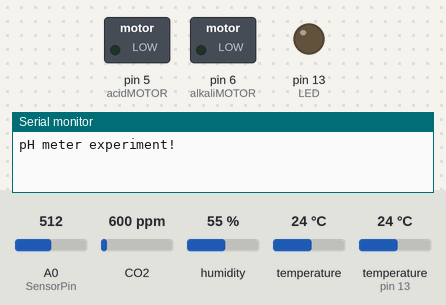
Bench run of a sketch on a simulated Arduino Uno, built with avr-gcc and run on an emulated ATmega328P. Shown: switched loads named in the sketch (green lamp = pin HIGH), output pins drawn as LEDs (lit = HIGH), the last lines printed to the serial monitor. Inputs (shaded band) come from the test bench; at power-on: A0 (SensorPin) = 512, CO2 600 ppm, humidity 55 %, temperature 24 °C, temperature (sensor on pin 13) 24 °C.

Above: at 1.1 s.
At 3.5 s:
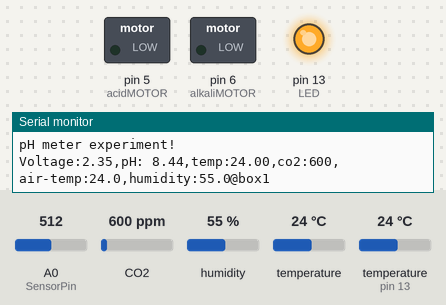
Timing chart, 0 to 6.2 s (numbered marks = the images above):
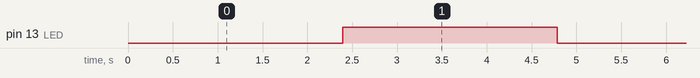

Measured:
- by itself, pin 13 (LED): alternates HIGH for 2.4 s and LOW for 2.4 s

The sketch:

pHRegulation_airLog.ino
```cpp
/*
 # This sample code is used to test the pH meter V1.0.
 # Editor : YouYou
 # Ver    : 1.0
 # Product: analog pH meter
 # SKU    : SEN0161
*/

#include <math.h>
#include <Wire.h>

#define pass (void)0
#define SensorPin A0 // pH meter Analog output to Arduino Analog Input 0
#define Offset 0.23  // deviation compensate
#define LED 13
#define box "box1"
#define samplingInterval 20
#define printInterval 2000  // sampling every 2seconds
#define ArrayLenth 100 // times of collection

// define control status
#define acidMOTOR 5           // HCl motor output to Arduino Digital Output 6
#define alkaliMOTOR 6         // NaOH motor output to Arduino Digital Output 7
#define controlInterval 1800000 //  control every 30minutes = 1,800,000 ms
#define SV 6.0                // SetValue
#define SR 0.2                // SetRange
#define PR 2                // Proportinal Range

#include "SparkFun_SCD30_Arduino_Library.h" //Click here to get the library: http://librarymanager/All#SparkFun_SCD30
SCD30 airSensor;

#include <OneWire.h>
#include <DallasTemperature.h>
#define ONE_WIRE_BUS 13 // データ(黄)で使用するポート番号
#define SENSER_BIT    11      // 精度の設定bit
OneWire oneWire(ONE_WIRE_BUS);
DallasTemperature sensors(&oneWire);

int pHArray[ArrayLenth]; // Store the average value of the sensor feedback
int pHArrayIndex = 0;
void setup(void)
{
    pinMode(LED, OUTPUT);
    pinMode(acidMOTOR, OUTPUT);
    pinMode(alkaliMOTOR, OUTPUT);
    Wire.begin();
    Serial.begin(115200);
    Serial.println("pH meter experiment!"); // Test the serial monitor
    sensors.setResolution(SENSER_BIT);  // set the resolution of DS18B20

    if (airSensor.begin() == false)
    {
        Serial.println("Air sensor not detected. Please check wiring. Freezing...");
        while (1)
            ;
    }
}
void loop(void)
{
    static unsigned long samplingTime = millis();
    static unsigned long printTime = millis();
    static unsigned long controlTime = millis();
    static unsigned rotationTime = millis();
    static float power = 0;
    static float pHValue, voltage;
    if (millis() - samplingTime > samplingInterval)
    {
        pHArray[pHArrayIndex++] = analogRead(SensorPin);
        if (pHArrayIndex == ArrayLenth)
            pHArrayIndex = 0;
        voltage = avergearray(pHArray, ArrayLenth) * 5.0 / 1024;
        pHValue = 3.5 * voltage + Offset;
        samplingTime = millis();
    }
    if (millis() - printTime > printInterval) // Every 800 milliseconds, print a numerical, convert the state of the LED indicator
    {
        Serial.print("Voltage:");
        Serial.print(voltage, 2);

        Serial.print(",");
        Serial.print("pH: ");
        Serial.print(pHValue, 2);

        sensors.requestTemperatures();
        Serial.print(",");
        Serial.print("temp:");
        Serial.print(sensors.getTempCByIndex(0)); //温度の取得&シリアル送信
        if (airSensor.dataAvailable())
        {
            Serial.print(",co2:");
            Serial.print(airSensor.getCO2());

            Serial.print(",air-temp:");
            Serial.print(airSensor.getTemperature(), 1);

            Serial.print(",humidity:");
            Serial.print(airSensor.getHumidity(), 1);
        }
        else
            pass;

        Serial.print("@");
        Serial.println(box);
        digitalWrite(LED, digitalRead(LED) ^ 1);
        printTime = millis();
    }

    //ここからpH制御にする
    if (millis() - controlTime > controlInterval)
    {
        power = ((fabs(SV - pHValue) - (SR / 2)) / PR) / 30;
        // pump作動時間を計算,15分のインターバルのうち1分だけ稼働させたいので、30で割る
        if (power > 0.03)
        {
            power = 0.03; //  powerは0.03（3%）未満
        }
        Serial.print("Pump");
        if (pHValue > SV) //  アルカリのとき
        {
            Serial.print("Acid:");
        }else{
            Serial.print("Alkali:");
        }
        Serial.print(power*controlInterval/1000); //稼働時間をprint
        Serial.print("@");
        Serial.println(box);
        controlTime = millis();
    }

    //  ここからポンプ制御
    if (millis() - controlTime > controlInterval * power)
    {                                   //  ポンプ作動時間より長い時間が経ったら
        analogWrite(acidMOTOR, 0);   //  pumpをオフに
        analogWrite(alkaliMOTOR, 0); //  pumpをオフに
    }
    else
    { //  まだ動かす時間なら
        if (pHValue > SV) //  アルカリのとき
        {
            analogWrite(acidMOTOR, 128);  //  acid pumpをオンに
        }
        else
        {
            analogWrite(alkaliMOTOR, 128);  //  alkali pumpをオンに
        }
    }

}
double avergearray(int *arr, int number)
{
    int i;
    int max, min;
    double avg;
    long amount = 0;
    if (number <= 0)
    {
        Serial.println("Error number for the array to avraging!/n");
        return 0;
    }
    if (number < 5)
    { // less than 5, calculated directly statistics
        for (i = 0; i < number; i++)
        {
            amount += arr[i];
        }
        avg = amount / number;
        return avg;
    }
    else
    {
        if (arr[0] < arr[1])
        {
            min = arr[0];
            max = arr[1];
        }
        else
        {
            min = arr[1];
            max = arr[0];
        }
        for (i = 2; i < number; i++)
        {
            if (arr[i] < min)
            {
                amount += min; // arr<min
                min = arr[i];
            }
            else
            {
                if (arr[i] > max)
                {
                    amount += max; // arr>max
                    max = arr[i];
                }
                else
                {
                    amount += arr[i]; // min<=arr<=max
                }
            } // if
        }     // for
        avg = (double)amount / (number - 2);
    } // if
    return avg;
}
```
